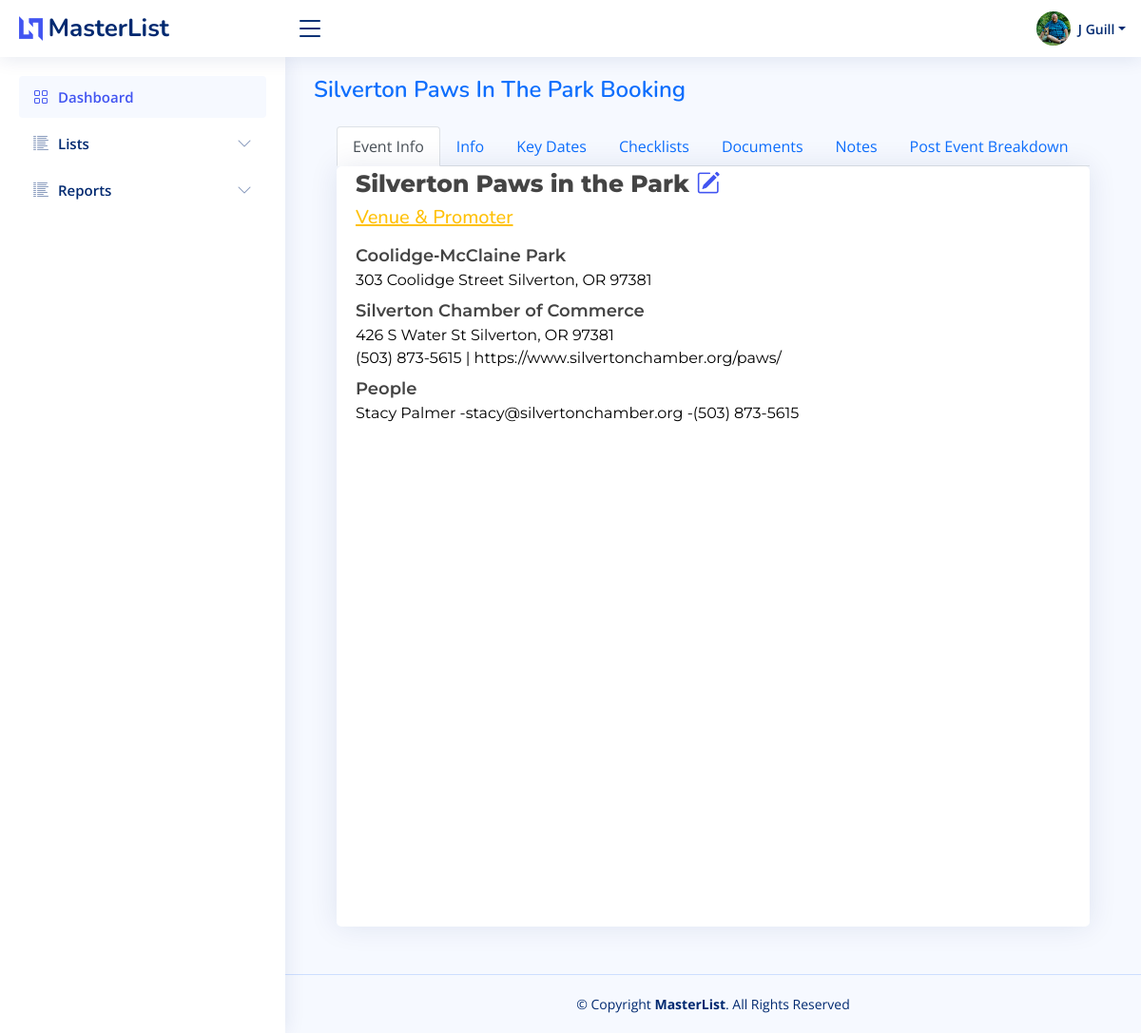
Page /booking/339 (signed in) on the committed database.
### bazaar/models.py (models this page shows, shortened)
class User(db.Model, UserMixin):
    id = db.Column(db.Integer, primary_key=True)
    firstname = db.Column(db.String(150))
    lastname = db.Column(db.String(150))
    company = db.Column(db.String(150))
    title = db.Column(db.String(50))
    aboutme = db.Column(db.Text)
    address = db.Column(db.String(150))
    city = db.Column(db.String(150))
    state = db.Column(db.String(2))
    postalcode = db.Column(db.String(20))
    phone = db.Column(db.String(20))
    email = db.Column(db.String(150), unique=True)
    dob = db.Column(db.Date)
    avatar_filename = db.Column(db.Text)
    avatar_url = db.Column(db.String(250))
    twitter = db.Column(db.String(255))
    instagram = db.Column(db.String(255))
    facebook = db.Column(db.String(255))
    linkedin = db.Column(db.String(255))
    username = db.Column(db.String(150), unique=True)
    password = db.Column(db.String(150))
    date_created = db.Column(db.DateTime(timezone=True), server_default=func.now())
    def fullname(self):
        return self.firstname + " " + self.lastname
    def firstinit_lastname(self):
        return self.firstname[:1] + " " + self.lastname

class MasterList(db.Model):
    id = db.Column(db.Integer, primary_key=True)
    event_name = db.Column(db.String(150))
    january = db.Column(db.Boolean, default=False)
    february = db.Column(db.Boolean, default=False)
    march = db.Column(db.Boolean, default=False)
    april = db.Column(db.Boolean, default=False)
    may = db.Column(db.Boolean, default=False)
    june = db.Column(db.Boolean, default=False)
    july = db.Column(db.Boolean, default=False)
    august = db.Column(db.Boolean, default=False)
    september = db.Column(db.Boolean, default=False)
    october = db.Column(db.Boolean, default=False)
    november = db.Column(db.Boolean, default=False)
    december = db.Column(db.Boolean, default=False)
    first = db.Column(db.Boolean, default=True)
    second = db.Column(db.Boolean, default=True)
    third = db.Column(db.Boolean, default=True)
    fourth = db.Column(db.Boolean, default=True)
    last = db.Column(db.Boolean, default=True)
    friday = db.Column(db.Boolean, default=False)
    saturday = db.Column(db.Boolean, default=False)
    sunday = db.Column(db.Boolean, default=False)
    monday = db.Column(db.Boolean, default=False)
    tuesday = db.Column(db.Boolean, default=False)
    wednesday = db.Column(db.Boolean, default=False)
    thursday = db.Column(db.Boolean, default=False)
    updated = db.Column(db.Date)
    imagesrc = db.Column(db.Text)
    attendance = db.Column(db.Integer)
    exibitors = db.Column(db.Integer)
    website = db.Column(db.Text)
    dates_text = db.Column(db.Text)
    type_bazaar = db.Column(db.Boolean, default=False)
    type_holiday = db.Column(db.Boolean, default=False)
    type_art = db.Column(db.Boolean, default=False)
    type_festival = db.Column(db.Boolean, default=False)
    type_flea = db.Column(db.Boolean, default=False)
    type_health = db.Column(db.Boolean, default=False)
    type_market = db.Column(db.Boolean, default=False)
    date_created = db.Column(db.DateTime(timezone=True), server_default=func.now())
    date_updated = db.Column(db.DateTime(timezone=True), onupdate=func.now())
    venuefk = db.Column(db.Integer, db.ForeignKey('venue.id'))
    promoterfk = db.Column(db.Integer, db.ForeignKey('promoter.id'))
    venue = db.relationship("Venue", backref=backref("venue", uselist=False))
    promoter = db.relationship("Promoter", backref=backref("promoter", uselist=False))
    notes = db.relationship("Notes", backref=backref("notes", uselist=False))

class Venue(db.Model):
    id = db.Column(db.Integer, primary_key=True)
    name = db.Column(db.String(255))
    address = db.Column(db.String(255))
    city = db.Column(db.String(100))
    state = db.Column(db.String(50))
    zipcode = db.Column(db.String(20))
    phone = db.Column(db.String(20))
    website = db.Column(db.String(255))
    date_created = db.Column(db.DateTime(timezone=True), server_default=func.now())
    date_updated = db.Column(db.DateTime(timezone=True), onupdate=func.now())
    venue_event = db.relationship("MasterList", backref=backref("masterlist_home", uselist=False))

class Promoter(db.Model):
    id = db.Column(db.Integer, primary_key=True)
    name = db.Column(db.String(255))
    address = db.Column(db.String(255))
    city = db.Column(db.String(100))
    state = db.Column(db.String(50))
    zipcode = db.Column(db.String(20))
    phone = db.Column(db.String(20))
    website = db.Column(db.String(255))
    date_created = db.Column(db.DateTime(timezone=True), server_default=func.now())
    date_updated = db.Column(db.DateTime(timezone=True), onupdate=func.now())
    people = db.relationship("People", backref=backref("promoter_people", uselist=False))

class People(db.Model):
    id = db.Column(db.Integer, primary_key=True)
    name = db.Column(db.String(255))
    title = db.Column(db.String(50))
    phone = db.Column(db.String(20))
    fax = db.Column(db.String(20))
    email = db.Column(db.String(255))
    promoterfk = db.Column(db.Integer, db.ForeignKey('promoter.id'))
    venuefk = db.Column(db.Integer, db.ForeignKey('venue.id'))
    venue = db.relationship("Venue", backref=backref("people_venue", uselist=False))
    promoter = db.relationship("Promoter", backref=backref("people_promoter", uselist=False))

### bazaar/templates/booking/booking.py (the view, shortened to what this page needs)
@booking.route("/<id>")
@login_required
def home(id):
    record = db.session.query(MasterList).filter(MasterList.id == id).first()
    path = check_make_dir(id)
    files = os.listdir(path)
    filedic = {}
    i = 0
    persons = db.session.query(People).filter(People.promoterfk == id).all()
    booking = db.session.query(Booking).filter(Booking.eventid == id).first()
    notes = db.session.query(Notes).filter(or_(Notes.masterlistid == id, Notes.bookingid == booking.id)) \
        .order_by(desc(Notes.date_created)).all()
    content = {"user": User, "record": record, "files": filedic,
               "persons": persons, "booking": booking, "notes": notes}
    return render_template("booking/booking_main.html", **content)

### bazaar/templates/base/base.py (called while the page is built)
@base.app_context_processor
def zipcode_qty_check():
    zipcode_count = db.session.query(func.count(USZip.id)).scalar()
    checking = zipcode_count == 0
    return dict(zipcode_count_check=checking)

@base.app_context_processor
def notification_count():
    now = datetime.now()
    days_from_now = datetime.now() + timedelta(days=5)
    notcount = db.session.query(func.count(Booking.id)).filter(now <= Booking.next_touch,
                                                               Booking.next_touch <= days_from_now).scalar()
    if notcount == 0:
        return dict(notification_count=None)
    else:
        return dict(notification_count=notcount)

@base.app_context_processor
def notifications():
    now = datetime.now()
    days_from_now = datetime.now() + timedelta(days=5)
    nots = db.session.query(Booking).filter(now <= Booking.next_touch,
                                            Booking.next_touch <= days_from_now).all()
    return dict(notifications=nots)

### bazaar/templates/booking/booking.py (called while the page is built)
def check_make_dir(id):
    path = "bazaar/templates/booking/uploads/" + id
    isExist = os.path.exists(path)
    if not isExist:
        os.makedirs(path)
    return path

### bazaar/templates/booking/booking_main.html (shortened to what this page needs)
{% extends "base/base.html" %}
{% block page_title %}
    <span class="text-primary text-capitalize">{{ record.event_name }} Booking</span>
{% endblock page_title %}
{% block stylesheets %}
    <link rel="stylesheet" type="text/css" href="https://cdn.datatables.net/1.10.13/css/dataTables.bootstrap.min.css">
{% endblock stylesheets %}
{% block main_content %}
    <section class="section">
        <div class="m-4">
            <ul class="nav nav-tabs" id="myTab">
                <li class="nav-item">
                    <a href="#event-info" class="nav-link active" data-bs-toggle="pill">Event Info</a>
                </li>
                <li class="nav-item">
                    <a href="#info" class="nav-link" data-bs-toggle="pill">Info</a>
                </li>
                <li class="nav-item">
                    <a href="#key-dates" class="nav-link" data-bs-toggle="tab">Key Dates</a>
                </li>
                <li class="nav-item">
                    <a href="#checklists" class="nav-link" data-bs-toggle="tab">Checklists</a>
                </li>
                <li class="nav-item">
                    <a href="#documents" class="nav-link" data-bs-toggle="tab">Documents</a>
                </li>
                <li class="nav-item">
                    <a href="#notes" class="nav-link" data-bs-toggle="tab">Notes</a>
                </li>
                <li class="nav-item">
                    <a href="#breakdown" class="nav-link" data-bs-toggle="tab">Post Event Breakdown</a>
                </li>
            </ul>
            <div class="tab-content">
                <div class="tab-pane fade show active" id="event-info">
                    <form class="form" method="post"
                          action="{{ url_for('booking.booking_edit', eventid=record.id, bookingid=booking.id ) }}">
                        <div class="card" style="width: 100%; height: 100vh;">
                            <div class="card-body">
                                <div class="vpe-event-head">{{ record.event_name }} <a
                                        href="{{ url_for('masterlist.masterlist_edit', id=record.id) }}"> <i
                                        class="bi bi-pencil-square"></i></a>
                                </div>
                                <h5 class="text-warning text-decoration-underline">Venue &
                                    Promoter</h5>
                                <div class="vpe-venue-head">{{ record.venue.name }} </div>
                                <div class="vpe-body">
                                    {% if record.venue.address != None %}
                                        {{ record.venue.address }} {{ record.venue.city }}, {{ record.venue.state }}
                                        {{ record.venue.zipcode }}<br>
                                    {% endif %}
                                </div>
                                <div class="vpe-venue-head">{{ record.promoter.name }}</div>
                                <div class="vpe-body">
                                    {% if record.promoter.address != None %}
                                        {{ record.promoter.address }} {{ record.promoter.city }},
                                        {{ record.promoter.state }}
                                        {{ record.promoter.zipcode }}<br>
                                    {% endif %}
                                    {% if record.promoter.phone != None %}
                                        {{ record.promoter.phone }}
                                    {% endif %}
                                    {% if record.promoter.website != None %}
                                        | {{ record.promoter.website }}
                                    {% endif %}
                                </div>
                                <div class="vpe-venue-head">People</div>
                                <div class="vpe-body">
                                    {% for person in persons %}
                                        {{ person.name }}
                                        {% if person.email != None %}
                                            -<a class="vpe-body"
                                                href="mailto:{{ person.email }}">{{ person.email }}</a>
                                        {% endif %}
                                        {% if person.phone != None %}
                                            -<a class="vpe-body"
                                                href="tel:{{ person.phone }}">{{ person.phone }}</a>
                                        {% endif %}
                                        <br>
                                    {% endfor %}
                                </div>
                            </div>
                        </div>
                    </form>
                </div>
            </div>
        </div>
    </section>
{% endblock main_content %}

### bazaar/templates/base/header.html (shortened to what this page needs)
<header id="header" class="header fixed-top d-flex align-items-center">
    <div class="d-flex align-items-center justify-content-between">
        <a href="{{ url_for('base.home') }}" class="logo d-flex align-items-center">
            <img src="{{ url_for('static', filename="img/logo.png") }}"
                 alt="">
            <span class="d-none d-lg-block">MasterList</span>
        </a>
        <i class="bi bi-list toggle-sidebar-btn"></i>
    </div>
    <nav class="header-nav ms-auto">
        <ul class="d-flex align-items-center">
            <li class="nav-item dropdown pe-3">
                <a class="nav-link nav-profile d-flex align-items-center pe-0" href="#" data-bs-toggle="dropdown"
                   id="navbarProfile">
                    <img src="{{ url_for('static', filename='img/avatar/'+current_user.avatar_filename) }}"
                         alt="Profile" class="rounded-circle">
                    <span class="d-none d-md-block dropdown-toggle ps-2">{{ current_user.firstinit_lastname() }}</span>
                </a>
            </li>
        </ul>
    </nav>
</header>

### bazaar/static/css/style.css (style rules this page uses)
:root { scroll-behavior: smooth; }
body { font-family: "Open Sans", sans-serif; background: #f6f9ff; color: #444444; }
a { color: #4154f1; text-decoration: none; }
h1, h2, h3, h4, h5, h6 { font-family: "Nunito", sans-serif; }
.card { margin-bottom: 30px; border: none; border-radius: 5px; box-shadow: 0 0 30px rgba(1, 41, 112, 0.1); }
.card-body { padding: 0 20px 20px 20px; }
.vpe-event-head { font-family: 'Montserrat', sans-serif; font-weight: 800; font-size: 25px; padding-bottom: 5px; }
.vpe-venue-head { font-family: 'Montserrat', sans-serif; font-weight: 600; font-size: 18px; padding-top: 7px; }
.vpe-body { font-family: 'Montserrat', sans-serif; font-weight: 400; font-size: 16px; text-decoration: none; color: black; }
.logo { line-height: 1; }
@media (min-width: 1200px) { .logo { width: 280px; } }
.logo img { max-height: 26px; margin-right: 6px; }
.logo span { font-size: 26px; font-weight: 700; color: #012970; font-family: "Nunito", sans-serif; }
.header { transition: all 0.5s; z-index: 997; height: 60px; box-shadow: 0 2px 20px rgba(1, 41, 112, 0.1); background-color: #fff; padding-left: 20px; }
.header .toggle-sidebar-btn { font-size: 32px; padding-left: 10px; cursor: pointer; color: #012970; }
.header-nav ul { list-style: none; }
.header-nav > ul { margin: 0; padding: 0; }
.header-nav .nav-profile { color: #012970; }
.header-nav .nav-profile img { max-height: 36px; }
.header-nav .nav-profile span { font-size: 14px; font-weight: 600; }

### rows in the picture
User: avatar_filename (picture), firstinit_lastname "J Guill"
MasterList: event_name "Silverton Paws In The Park", event_name "Silverton Paws in the Park"
Venue: venue.name "Coolidge‑McClaine Park", venue.address "303 Coolidge Street", venue.city "Silverton", venue.state "OR", venue.zipcode "97381"
Promoter: promoter.name "Silverton Chamber of Commerce", promoter.address "426 S Water St", promoter.city "Silverton", promoter.state "OR", promoter.zipcode "97381", promoter.phone "(503) 873-5615", promoter.website "https://www.silvertonchamber.org/paws/"
People: name "Stacy Palmer", email "stacy@silvertonchamber.org", phone "(503) 873-5615"
